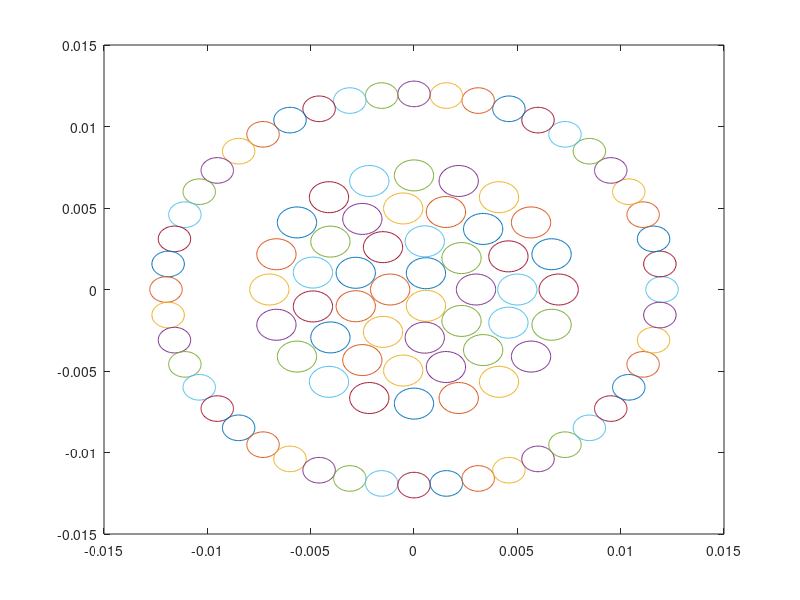

Write the MATLAB code that produced this figure. (Note: this script raises an error after producing the figure.)
% number of conductor:
% layer1: 3
% layer2: 9
% layer3: 15
% layer4: 20
% total: 47
% number of iron wire: 48
% rshield: radius of shield layer
% rmag: radius of iron wire
%% 1.generate the path
length = 0.3;
path = 0:length/20:length;
Nseg = size(path,2);
len = path(2)-path(1);
frq = 1e4;
shp_id = ones(95,1);
rc = 0.95e-3;
rin = 0.05e-3;
rshield = 12e-3;
rmag = rshield*sin(3.75/360*2*pi);
rtotal = rc+rin;
theta1 = 0:2*pi/3:2*pi;
theta1(4)= [] ;
theta1 = theta1+pi/3;
theta2 = 0:2*pi/9:2*pi;
theta2(10) = [];
theta3 = 0:2*pi/15:2*pi;
theta3(16) = [];
theta4 = 0:2*pi/20:2*pi;
theta4(21) = [];
thetamag = 0:2*pi/48:2*pi;
thetamag(49) = [];
x1 = 2/sqrt(3)*rtotal*cos(theta1);
y1 = 2/sqrt(3)*rtotal*sin(theta1);
x2 = 3*rtotal*cos(theta2);
y2 = 3*rtotal*sin(theta2);
x3 = 5*rtotal*cos(theta3);
y3 = 5*rtotal*sin(theta3);
x4 = 7*rtotal*cos(theta4);
y4 = 7*rtotal*sin(theta4);
xmag = rshield*cos(thetamag);
ymag = rshield*sin(thetamag);
pt_2d = [x1,x2,x3,x4,xmag;y1,y2,y3,y4,ymag];
pt_2d = pt_2d';
figure(1);
alpha = 0:pi/40:2*pi;
for i = 1:47
    plot(pt_2d(i,1)+rc*cos(alpha),pt_2d(i,2)+rc*sin(alpha),'-')
    hold on
end
for i = 48:95
    plot(pt_2d(i,1)+rmag*cos(alpha),pt_2d(i,2)+rmag*sin(alpha),'-')
    hold on
end
%%
dim1 = [repmat(rc,47,1);repmat(rmag,48,1)];
dim2 = zeros(95,1);
sig = repmat(5.8e7,95,1);
mu = 10;
mur = [ones(47,1);mu*ones(48,1)];
epr = ones(95,1);
S = pi.*(dim1.^2-dim2.^2);
Rpul = 1./(sig.*S);
[~,~,Pmesh,~,~,RmeshMF,LmeshMF] = main_mesh2d_cmplt(shp_id, pt_2d, dim1,dim2, ...
    Rpul, sig,mur,epr, len, frq);
%%
% source points and field points
sourcepoint1 = [zeros(95,1),pt_2d];
sourcepoint2 = [len*ones(95,1),pt_2d];
dir_z1 = kron(path(2:Nseg-1)',ones(95,1));
dir_z2 = kron(path(3:Nseg)',ones(95,1));
dir_xy = repmat(pt_2d,Nseg-2,1);
pf1 = [dir_z1,dir_xy];
pf2 = [dir_z2,dir_xy];
Lm = zeros(95,(Nseg-2)*95);
r = [rc*ones(47,1);rmag*ones(48,1)];
[dv2,l2] = line_dv(pf1,pf2);
r2 = repmat(r,Nseg-2,1);
for ik=1:95
    ps1 = sourcepoint1(ik,:);
    ps2 = sourcepoint2(ik,:);
    [dv1, l1] = line_dv(ps1, ps2);
    r1 = r(ik);
    Lcol = cal_L_fila(ps1,ps2,dv1,l1,r1,pf1,pf2,dv2,l2,r2);
    Lm(ik,:)=Lcol;
end
